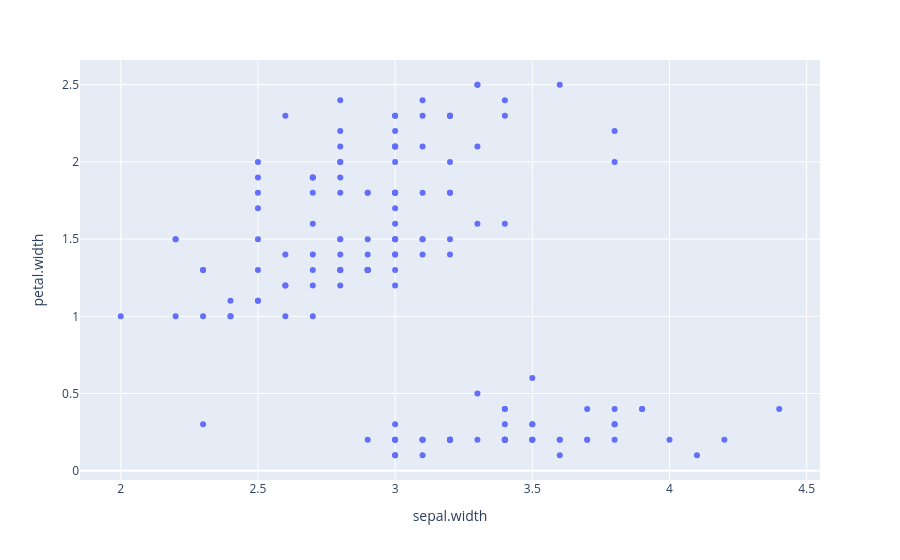

Source (notebook cell):
### Code cell
df.plot.scatter(x='sepal.width', y='petal.width')

### Figure 1 — Plotly figure (JSON) as saved in the notebook; plotly's stock layout.template omitted (floating-point values rounded to 4 significant figures; data arrays with more than 128 entries replaced by an {"elided": "..."} marker saying what was removed)
{"data": [{"hovertemplate": "sepal.width=%{x}<br>petal.width=%{y}<extra></extra>", "legendgroup": "", "marker": {"color": "#636efa", "symbol": "circle"}, "mode": "markers", "name": "", "orientation": "v", "showlegend": false, "type": "scatter", "x": {"elided": "150 float values"}, "xaxis": "x", "y": {"elided": "150 float values"}, "yaxis": "y"}], "layout": {"legend": {"tracegroupgap": 0}, "margin": {"t": 60}, "xaxis": {"anchor": "y", "domain": [0, 1], "title": {"text": "sepal.width"}}, "yaxis": {"anchor": "x", "domain": [0, 1], "title": {"text": "petal.width"}}}}
